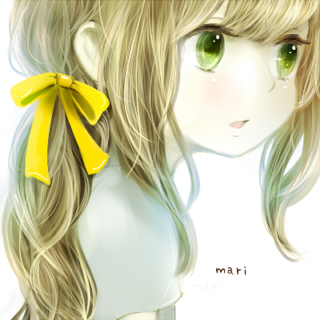
#> input picture ComputerVision/assets/ppl1.jpg, 320 x 320 px
$ jupyter execute --allow-errors histogram.ipynb   (shell and % lines are left out)
#> lines starting #> are read from the running program, lines starting #| are printed output that depends on the picture
[cell 1]
import cv2
import numpy as np
import matplotlib.pyplot as plt

[cell 2]
ppl = cv2.imread('assets/ppl1.jpg')
#> ppl is the input picture: shape (320, 320, 3); mean B, G, R 171.9, 206.4, 208.8
show_ppl = cv2.cvtColor(ppl,cv2.COLOR_BGR2RGB)

[cell 3]
scene = cv2.imread('assets/scene1.jpg')
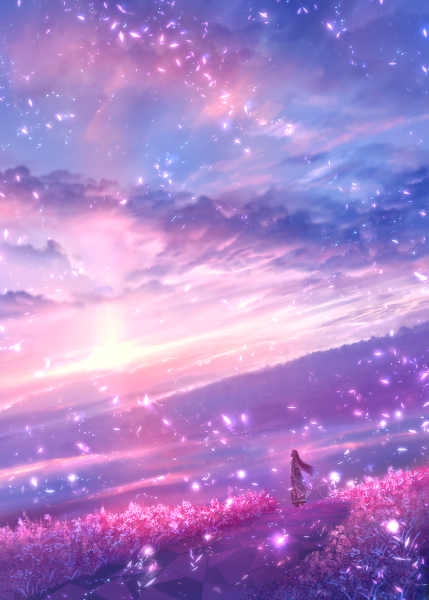
#> input picture ComputerVision/assets/scene1.jpg, 857 x 1200 px (shown at 1/2 size)
#> scene is the input picture: shape (1200, 857, 3); mean B, G, R 200.6, 132.3, 169.8
show_scene = cv2.cvtColor(scene,cv2.COLOR_BGR2RGB)

[cell 4]
scene2 = cv2.imread('assets/scene2.jpg')
#> (the rest of this cell did not finish here and is left out)

[cell 5]
plt.imshow(ppl)

[cell 6]
hist_values = cv2.calcHist([ppl],channels=[0],mask=None,histSize=[256],ranges=[0,256])
#> hist_values = 256 values, max 18092 at index 255, min 44 at index 21, mean 400

[cell 7]
hist_values.shape
#> Out = (256, 1)

[cell 8]
plt.plot(hist_values)
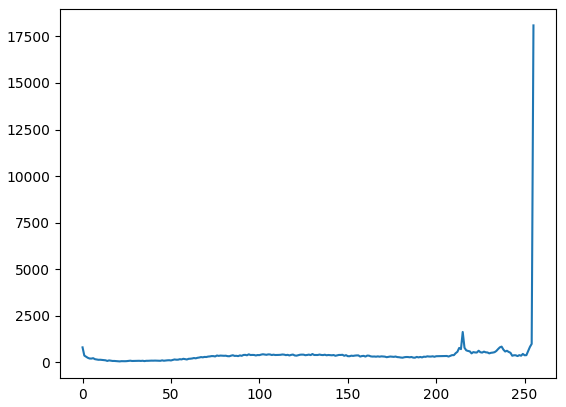
#> figure drawn by matplotlib, 1 panel; curve peaks at x = 255, y = 18092

[cell 9]
img = ppl

[cell 10]
color = ('b','g','r')

for i, col in enumerate(color):
    histr = cv2.calcHist([img],[i],None,[256],[0,256])
    plt.plot(histr,color=col)
    plt.xlim([210,256])
    plt.ylim([0,2000])
plt.title('histogram for ppl')
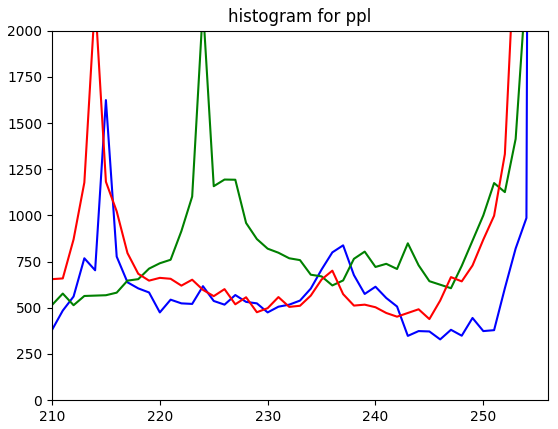
#> figure drawn by matplotlib, 1 panel; curve peaks at x = 255, y = 18092; curve peaks at x = 255, y = 19290; curve peaks at x = 255, y = 20797
